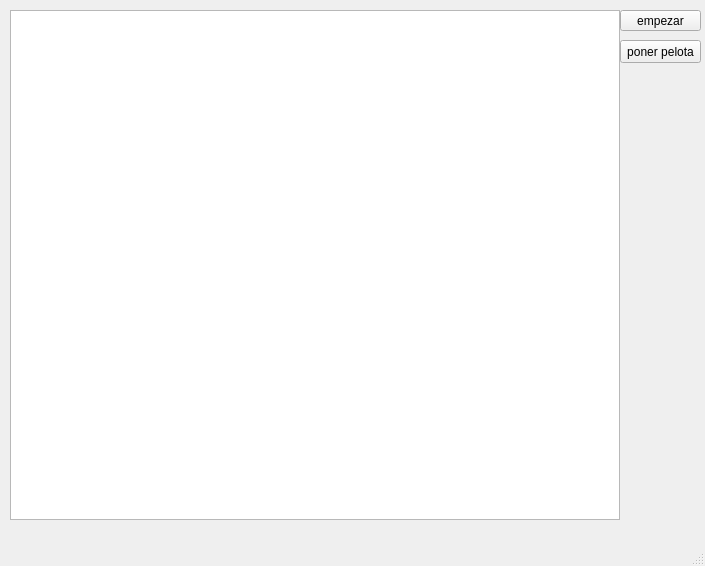
<?xml version="1.0" encoding="UTF-8"?>
<ui version="4.0">
 <class>MainWindow</class>
 <widget class="QMainWindow" name="MainWindow">
  <property name="geometry">
   <rect>
    <x>0</x>
    <y>0</y>
    <width>705</width>
    <height>566</height>
   </rect>
  </property>
  <property name="windowTitle">
   <string>MainWindow</string>
  </property>
  <widget class="QWidget" name="centralwidget">
   <widget class="QGraphicsView" name="graphicsView">
    <property name="geometry">
     <rect>
      <x>10</x>
      <y>10</y>
      <width>610</width>
      <height>510</height>
     </rect>
    </property>
   </widget>
   <widget class="QPushButton" name="btnSimular">
    <property name="geometry">
     <rect>
      <x>620</x>
      <y>10</y>
      <width>81</width>
      <height>21</height>
     </rect>
    </property>
    <property name="text">
     <string>empezar</string>
    </property>
   </widget>
   <widget class="QPushButton" name="poner">
    <property name="geometry">
     <rect>
      <x>620</x>
      <y>40</y>
      <width>81</width>
      <height>23</height>
     </rect>
    </property>
    <property name="text">
     <string>poner pelota</string>
    </property>
   </widget>
  </widget>
  <widget class="QMenuBar" name="menubar">
   <property name="geometry">
    <rect>
     <x>0</x>
     <y>0</y>
     <width>705</width>
     <height>21</height>
    </rect>
   </property>
  </widget>
  <widget class="QStatusBar" name="statusbar"/>
 </widget>
 <resources/>
 <connections/>
</ui>
